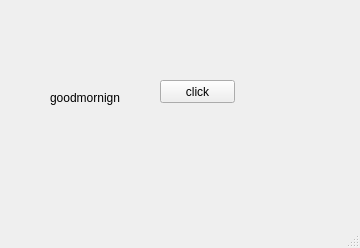
<?xml version="1.0" encoding="UTF-8"?>
<ui version="4.0">
 <class>MainWindow</class>
 <widget class="QMainWindow" name="MainWindow">
  <property name="geometry">
   <rect>
    <x>0</x>
    <y>0</y>
    <width>360</width>
    <height>248</height>
   </rect>
  </property>
  <property name="windowTitle">
   <string>MainWindow</string>
  </property>
  <widget class="QWidget" name="centralwidget">
   <widget class="QLabel" name="label">
    <property name="geometry">
     <rect>
      <x>50</x>
      <y>90</y>
      <width>101</width>
      <height>16</height>
     </rect>
    </property>
    <property name="text">
     <string>goodmornign</string>
    </property>
   </widget>
   <widget class="QPushButton" name="pb">
    <property name="geometry">
     <rect>
      <x>160</x>
      <y>80</y>
      <width>75</width>
      <height>23</height>
     </rect>
    </property>
    <property name="text">
     <string>click</string>
    </property>
   </widget>
  </widget>
  <widget class="QMenuBar" name="menubar">
   <property name="geometry">
    <rect>
     <x>0</x>
     <y>0</y>
     <width>360</width>
     <height>21</height>
    </rect>
   </property>
  </widget>
  <widget class="QStatusBar" name="statusbar"/>
 </widget>
 <resources/>
 <connections/>
</ui>
